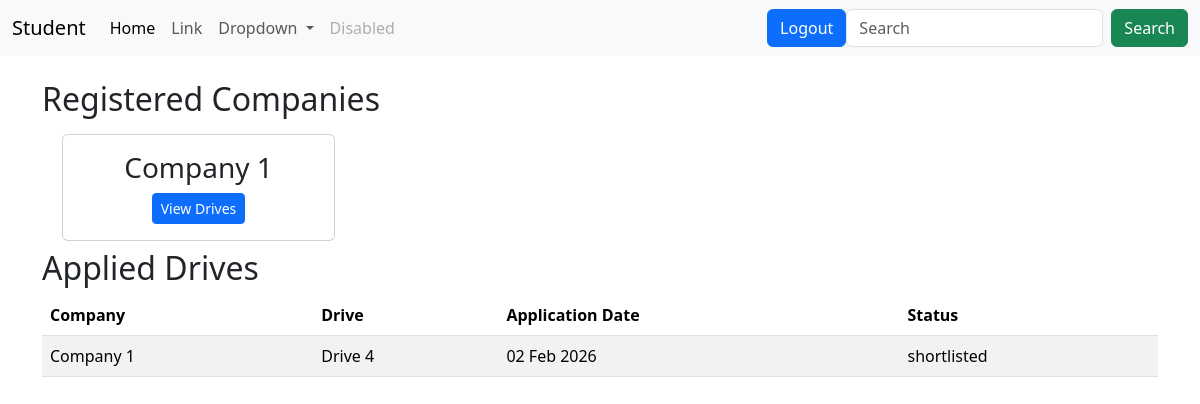
Page /student/student/student_dashboard (signed in) on the committed database.
### application/models.py (models this page shows)
class  Company(db.Model):
    __tablename__ = "company"
    user = db.relationship("Users", backref="company", uselist = False)
    name = db.Column(db.String(150), nullable=False)
    company_id = db.Column(db.Integer(),primary_key=True,autoincrement=True)
    user_id = db.Column(db.Integer(),db.ForeignKey("users.user_id"),nullable=False,unique=True)
    hr_contact=db.Column(db.String(15),unique=True)
    website=db.Column(db.String(200)) #url
    status=db.Column(db.String(30)) #approved or pending or rejected

class Application(db.Model):
    __tablename__ = "application"
    application_id = db.Column(db.Integer(), primary_key=True, autoincrement=True)
    student_id = db.Column(db.Integer(), db.ForeignKey("student.student_id"), nullable=False)
    drive_id = db.Column(db.Integer(), db.ForeignKey("placement.drive_id"), nullable=False)
    application_date = db.Column(db.DateTime(), server_default=db.func.now())
    status = db.Column(db.String(30),default="applied")  # Applied / Shortlisted / Rejected / Selected
    remarks = db.Column(db.String(255))  # optional admin/HR notes
    student = db.relationship("Student", backref="applications")
    placement = db.relationship("Placement",backref="applications")

class Placement(db.Model):
    __tablename__ = "placement"
    drive_id = db.Column(db.Integer(),primary_key=True,autoincrement=True)
    company_id = db.Column(db.Integer(),db.ForeignKey("company.company_id"),nullable=False)
    name=db.Column(db.String(50))
    title=db.Column(db.String(50))
    description=db.Column(db.Text())
    eligibility=db.Column(db.String(200))
    deadline=db.Column(db.Date())
    status=db.Column(db.String(30),default="open") #open/closed
    company = db.relationship("Company",backref="placement")

### application/student.py (the view)
@api.route("/student/student_dashboard",methods=["GET","POST","PUT","PATCH","DELETE"])
@login_required
def student_dashboard():
    if current_user.role != "student":
        return redirect(url_for("auth_api.login"))
    registered_companies = Company.query.filter_by(status="approved").all()
    student = Student.query.filter_by(user_id = current_user.user_id).first()
    applied_drives = Application.query.filter_by(student_id = student.student_id).all()
    return render_template("student/dashboard.html",registered_companies=registered_companies,applied_drives=applied_drives)

### templates/student/dashboard.html
{% extends "student/layout.html" %}
{% block body %}
<h2>Registered Companies</h2>
<div class="container-fluid d-flex flex-wrap">
    {% for com in registered_companies %}
        <div class="card col-3 m-2">
            <div class="card-body text-center">
                <h3>{{ com.name }}</h3>
                <a href="{{ url_for('student_api.view_drives',company_id=com.company_id) }}"
                   class="btn btn-primary btn-sm">
                    View Drives
                </a>
            </div>
        </div>
        {% else %}
            <p>No companies available</p>
    {% endfor %}
</div>
<h2>Applied Drives</h2>
<table class="table table-striped">
    <thead>
        <tr>
            <th>Company</th>
            <th>Drive</th>
            <th>Application Date</th>
            <th>Status</th>
        </tr>
    </thead>
    <tbody>
        {% for app in applied_drives %}
        <tr>
            <td>{{ app.placement.company.name }}</td>
            <td>{{ app.placement.name }}</td>
            <td>{{ app.application_date.strftime('%d %b %Y') }}</td>
            <td>{{ app.status }}</td>
        </tr>
        {% else %}
        <tr>
            <td colspan="4" class="text-center">
                No students have applied yet.
            </td>
        </tr>
        {% endfor %}
    </tbody>
</table>
{% endblock %}

### rows in the picture
Company: name "Company 1"
Application: placement.company.name "Company 1", placement.name "Drive 4", application_date "02 Feb 2026", status "shortlisted"
